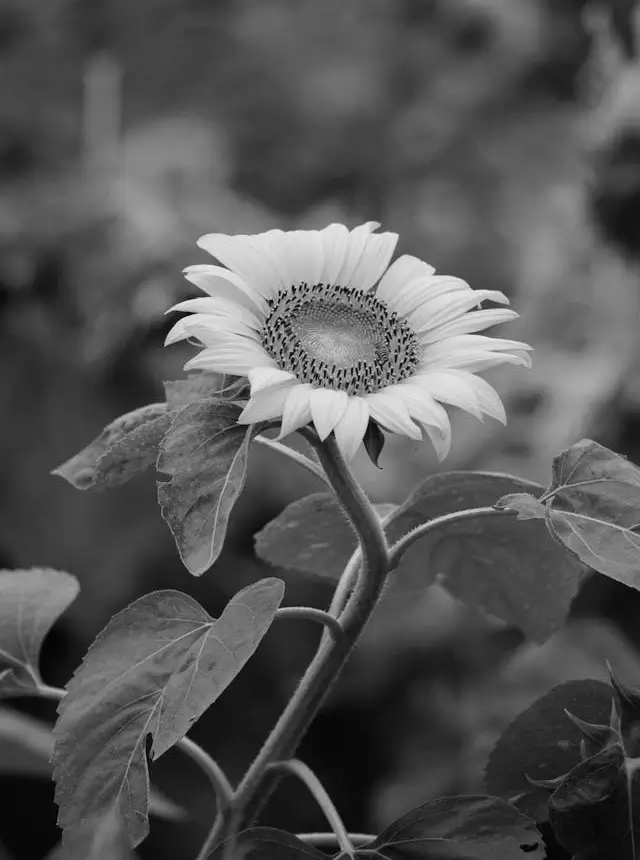
#> input picture bitplane_decomposition/input.png, 640 x 860 px, found by its file name
$ python main.py
#> lines starting #> are read from the running program, lines starting #| are printed output that depends on the picture
### discrete_wavelet_transform/dwt_utils.py
from pathlib import Path
import numpy as np
from PIL import Image

def load_grayscale(filename):
    return Image.open(filename).convert("L")

def haar_dwt(image):
    arr=np.asarray(image,dtype=np.float32)
    arr=arr[:arr.shape[0]//2*2,:arr.shape[1]//2*2]
    a,b=arr[0::2,0::2],arr[0::2,1::2]
    c,d=arr[1::2,0::2],arr[1::2,1::2]
    return (a+b+c+d)/2,(a-b+c-d)/2,(a+b-c-d)/2,(a-b-c+d)/2

def normalize_band(band):
    lo,hi=band.min(),band.max()
    if hi==lo: return np.zeros_like(band,dtype=np.uint8)
    return np.clip((band-lo)*255/(hi-lo),0,255).astype(np.uint8)

def save_subbands(LL,LH,HL,HH,output):
    output=Path(output); output.mkdir(parents=True,exist_ok=True)
    for name,band in [("LL",LL),("LH",LH),("HL",HL),("HH",HH)]:
        Image.fromarray(normalize_band(band),"L").save(output/f"{name}.png")

def make_montage(LL,LH,HL,HH,filename):
    bands=[normalize_band(v) for v in (LL,LH,HL,HH)]
    h,w=bands[0].shape
    out=np.zeros((h*2,w*2),dtype=np.uint8)
    out[:h,:w]=bands[0]; out[:h,w:]=bands[1]; out[h:,:w]=bands[2]; out[h:,w:]=bands[3]
    Image.fromarray(out,"L").save(filename)

### discrete_wavelet_transform/main.py
from pathlib import Path
from dwt_utils import load_grayscale, haar_dwt, save_subbands, make_montage

def main():
    base = Path(__file__).parent
    image = base / "input.png"
    output = base / "output"
    output.mkdir(exist_ok=True)
    img = load_grayscale(image)
    LL, LH, HL, HH = haar_dwt(img)
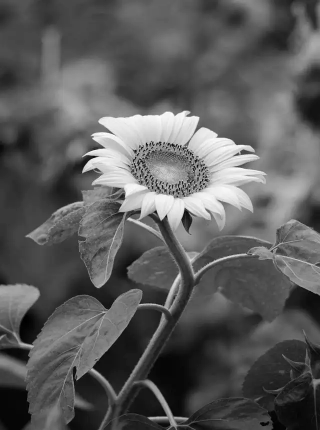
#> LL: shape (430, 320) float32; min 5, max 464.5, mean 171.4; drawn with min black and max white
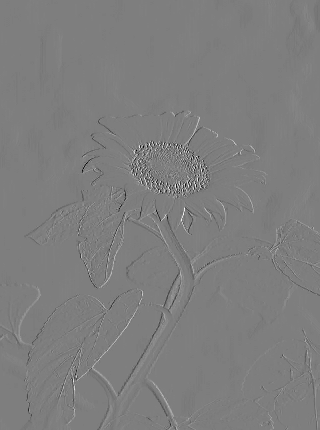
#> LH: shape (430, 320) float32; min -112.5, max 115, mean 0.1; drawn with min black and max white
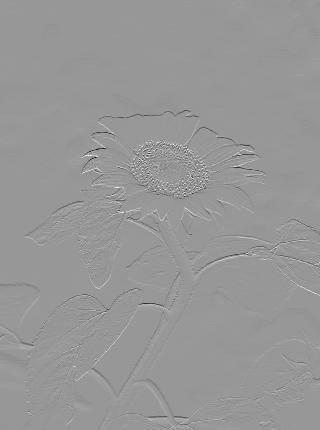
#> HL: shape (430, 320) float32; min -158.5, max 108.5, mean 0.1; drawn with min black and max white
    save_subbands(LL, LH, HL, HH, output)
#> the loop in save_subbands, `for name,band in [("LL",LL),("LH",LH),("HL",HL),("HH",HH)]:` made 4 passes
#> (name, lo in normalize_band, hi in normalize_band) on passes 1 to 4: ('LL', 5, 464.5), ('LH', -112.5, 115), ('HL', -158.5, 108.5), ('HH', -74, 49.5)
    make_montage(LL, LH, HL, HH, output / "dwt_subbands.png")
#> in make_montage, `bands=[normalize_band(v) for v in (LL,LH,HL,HH)]`: bands = 4 items
#> in make_montage, `out[:h, :w] = bands[0]`:
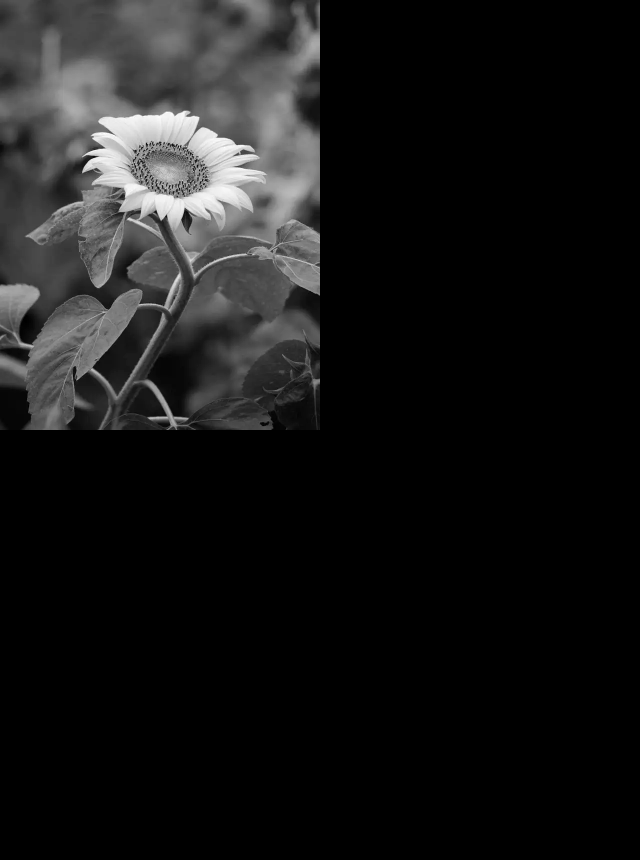
#> out: shape (860, 640); min 0, max 255, mean 23
#> in make_montage, `out[:h, w:] = bands[1]`:
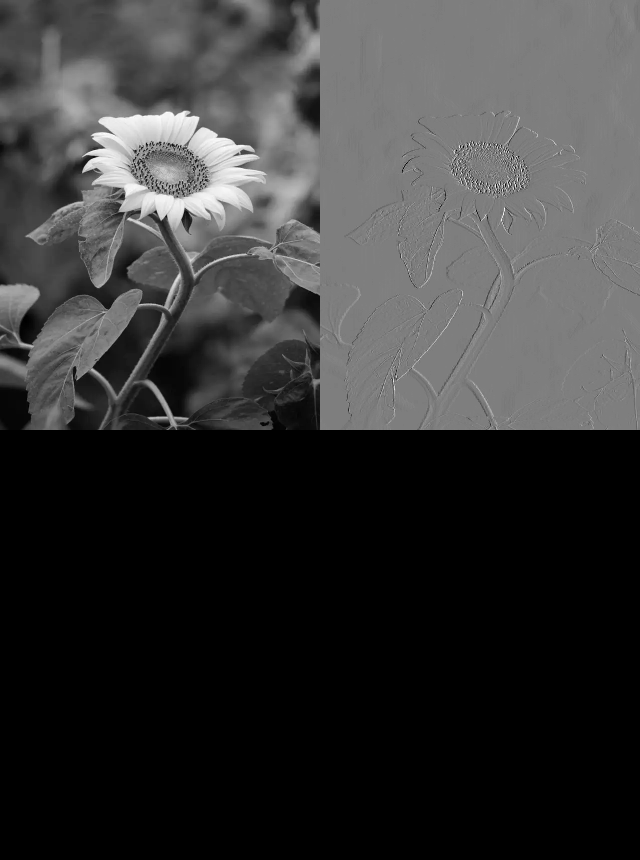
#> out: shape (860, 640); min 0, max 255, mean 54.4
#> in make_montage, `out[h:, :w] = bands[2]`:
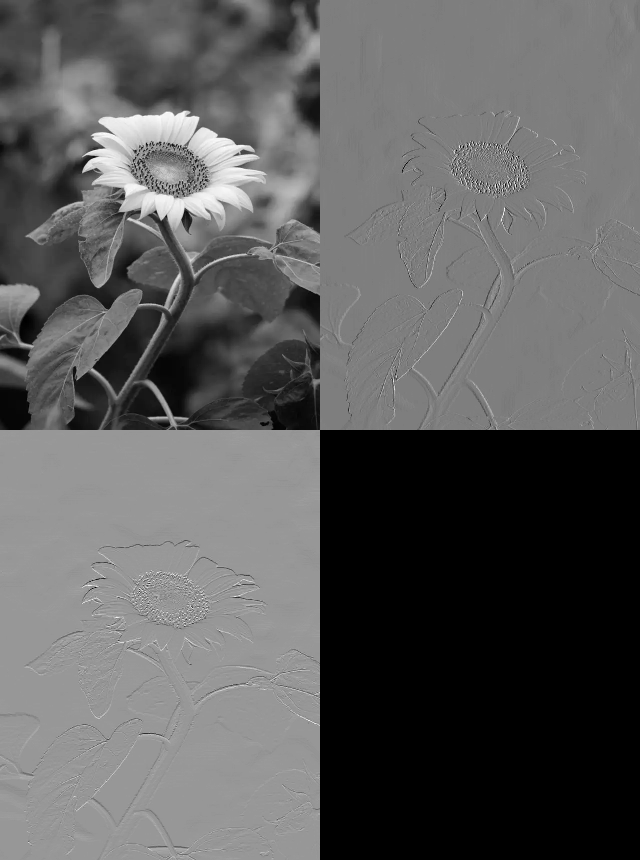
#> out: shape (860, 640); min 0, max 255, mean 92.2
#> in make_montage, `out[h:, w:] = bands[3]`:
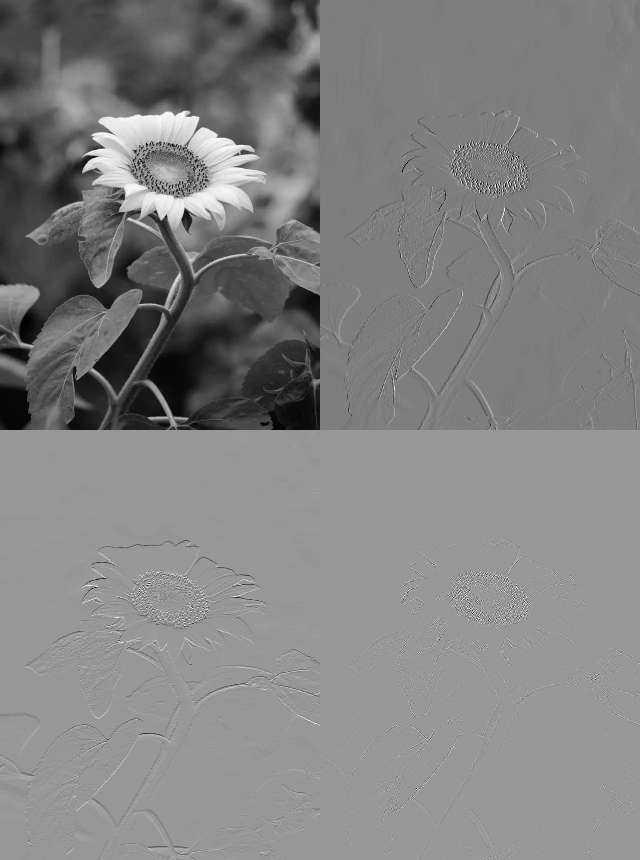
#> out: shape (860, 640); min 0, max 255, mean 130.2
    print("Discrete Wavelet Transform completed.")

if __name__ == "__main__":
    main()
